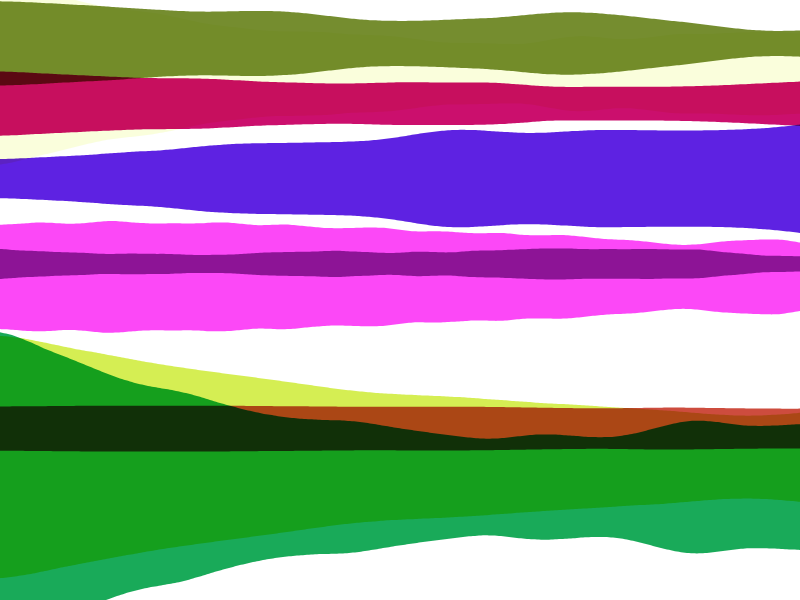
Frame 1 (no input)
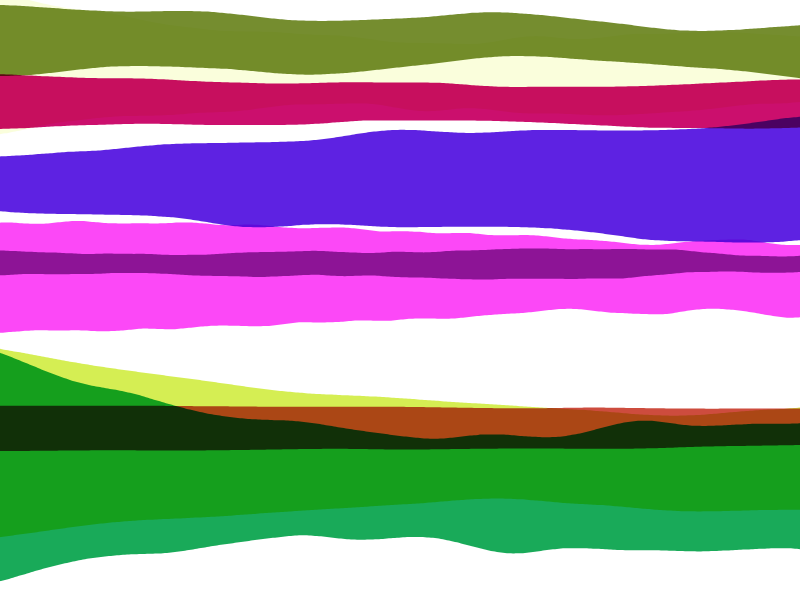
Frame 60 (no input)
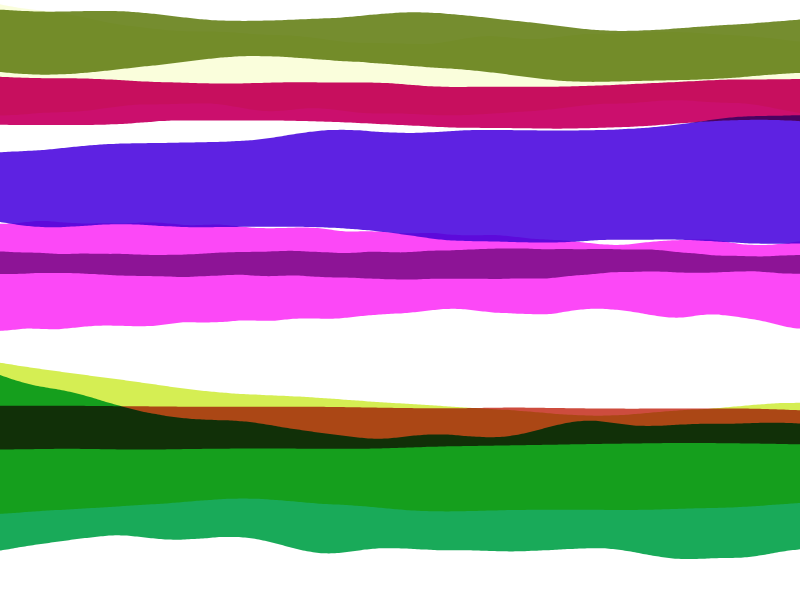
Frame 120 (the mouse pressed at the canvas centre since frame 60)

The p5.js sketch that drew these frames (run headless with seeded random() and noise() and a simulated clock; from frame 60 on, the mouse is pressed at the canvas centre):

// p5.js sketch
// ── sketch.js
/* Noise Machine */


let nm;
let num = 9;

function setup() {
  createCanvas(displayWidth, displayHeight);
  regen();
}

function draw() {
  blendMode(BLEND);
  background(255);
  blendMode(MULTIPLY);
  for (let i = 0; i < num; i++) {
    nm[i].go();
  }
}


function randomColor() {
  let r = random(255);
  let g = random(255);
  let b = random(255);
  let c = color(r, g, b);
  return c;
}

function regen() {
  nm = [];
  let x, y, w, l, z, a;

  for (let i = 0; i < num; i++) {
    x = -10;
    y = random(height);
    w = random(0, 200);
    l = width + 20;
    z = random(200, 1000);
    a = 0;
    nm.push(new NoiseMachine(x, y, w, l, z, a));
  }
}

function keyTyped() {
  regen();
}
// ── noiseMachine.js
/*

NoiseMachine(x, y, width or amplitude (px), length(px), angle)

*/



class NoiseMachine {
  constructor(x, y, w, l, speed, a) {
    this.x = x;
    this.y = y;
    this.amp = w;
    this.l = l;
    this.speed = speed;
    this.a = a; // angle
    this.ns = random(999999999); // noise seed
    this.col = randomColor();
  }

  go() {
    noStroke();
    fill(this.col, 100);
    rect(this.x, this.y - this.w / 2, this.l, this.amp);

    noiseSeed(this.ns);
    push();
    translate(this.x, this.y);
    rotate(this.a);

    let step = 4;
    let n;

    beginShape();
    
    vertex(0, 0);
    
    for (let i = 0; i < this.l; i += step) {
      n = noise(i / this.speed + millis() / 10000);
      curveVertex(i, -n * this.amp);
    }
    
    vertex(this.l, 0);
    
    for (let i = this.l - 1; i >= 0; i -= step) {
      n = noise(i / this.speed + millis() / 3000);
      curveVertex(i, n * this.amp);
    }
    endShape();
    pop();
  }
}
